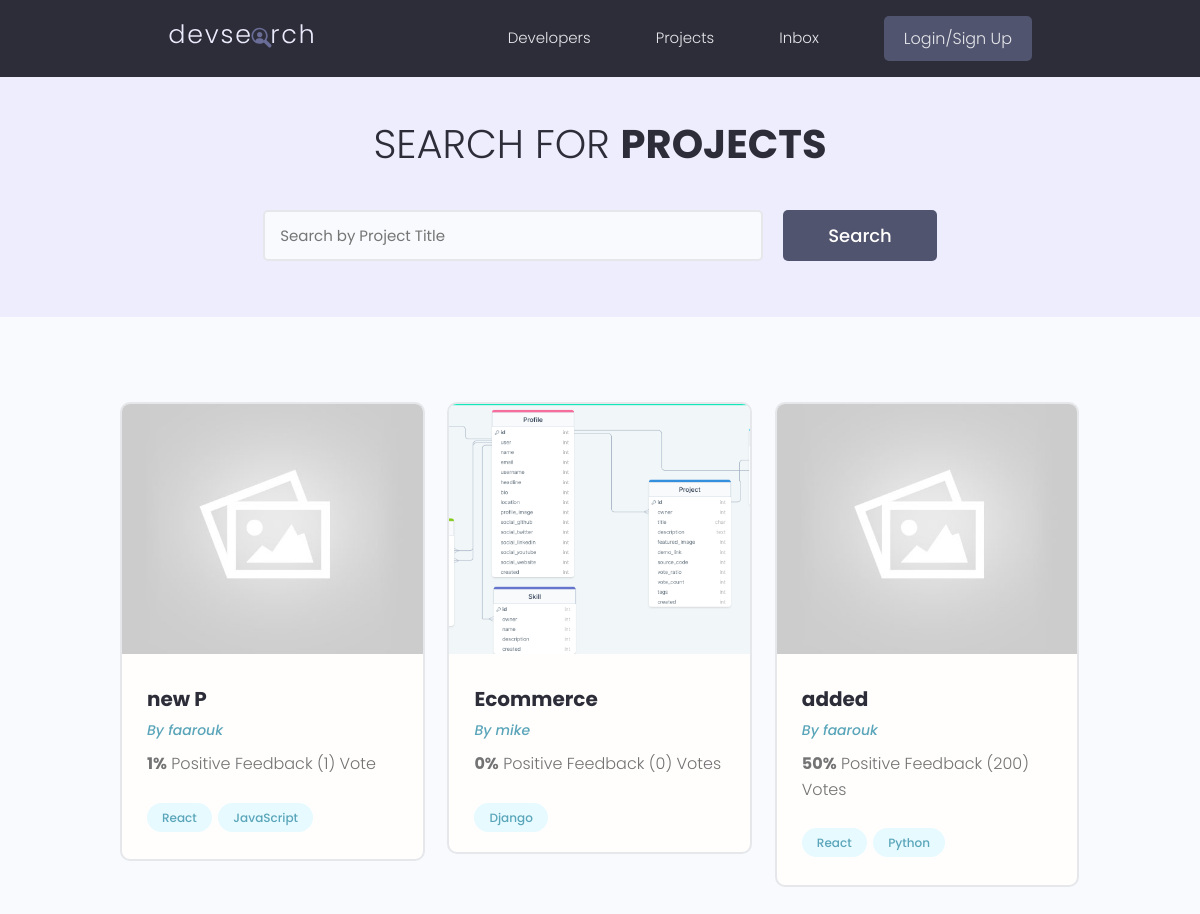
/projects/, run on the app's committed database.
### projects/models.py (models this page shows, shortened)
class Project(models.Model):
    owner = models.ForeignKey(Profile,null=True,blank=True,on_delete=models.SET_NULL)
    title = models.CharField(max_length=200)
    description = models.TextField(null=True,blank=True)
    featured_image = models.ImageField(null=True,blank=True,default='default.jpg')
    demo_link = models.CharField(max_length=2000, null=True,blank=True)
    source_link = models.CharField(max_length=2000,null=True,blank=True)
    tags = models.ManyToManyField('Tag',blank=True)
    vote_total = models.IntegerField(default=0,null=True,blank=True)
    vote_ratio = models.IntegerField(default=0,null=True,blank=True)
    created = models.DateTimeField(auto_now_add=True)
    id = models.UUIDField(default=uuid.uuid4, unique = True,
                          primary_key=True,editable=False)

class Tag(models.Model):
    name = models.CharField(max_length=200)
    created = models.DateTimeField(auto_now_add=True)
    id = models.UUIDField(default=uuid.uuid4,unique=True,
                          primary_key=True ,editable=False)
    def __str__(self) :
        return self.name

### users/models.py (models this page shows, shortened)
class Profile(models.Model):
    user = models.OneToOneField(User,on_delete=models.CASCADE,null=True,blank=True)
    name = models.CharField(max_length=200,null=True,blank=True)
    email = models.EmailField(max_length=500,null=True,blank=True)
    username = models.CharField(max_length=200,null=True,blank=True)
    location = models.CharField(max_length=200,null=True,blank=True)
    short_intro = models.CharField(max_length=200,null=True,blank=True)
    bio = models.TextField(null=True,blank=True)
    profile_image = models.ImageField(null=True,blank=True,upload_to='profiles/',default="profiles/user-default.png")
    social_github = models.CharField(max_length=200,null=True,blank=True)
    social_twitter = models.CharField(max_length=200,null=True,blank=True)
    social_linkedin = models.CharField(max_length=200,null=True,blank=True)
    social_youtube = models.CharField(max_length=200,null=True,blank=True)
    social_website = models.CharField(max_length=200,null=True,blank=True)
    created = models.DateTimeField(auto_now_add=True)
    id = models.UUIDField(default=uuid.uuid4, unique = True,
                          primary_key=True,editable=False)

### projects/views.py (the view)
# urls.py: path('projects/', include('projects.urls')),
def projects(request):
    projects = Project.objects.all()
    context = {'projects' : projects}
    return render(request, 'projects/projects.html',context)

### projects/templates/projects/projects.html (shortened to what this page needs)
{% extends 'main.html' %}
{% block content %}
<main class="projects">
    <section class="hero-section text-center">
      <div class="container container--narrow">
        <div class="hero-section__box">
          <h2>Search for <span>Projects</span></h2>
        </div>
        <div class="hero-section__search">
          <form class="form" action="#" method="get">
            <div class="form__field">
              <input class="input input--text" id="formInput#search" type="text" name="text"
                placeholder="Search by Project Title" />
            </div>
            <input class="btn btn--sub btn--lg" type="submit" value="Search" />
          </form>
        </div>
      </div>
    </section>
    <section class="projectsList">
      <div class="container">
        <div class="grid grid--three">
            {% for project in projects  %}
          <div class="column">
            <div class="card project">
              <a href="{% url 'project' project.id %}" class="project">
                <img class="project__thumbnail" src="{{project.featured_image.url}}" alt="project thumbnail" />
                <div class="card__body">
                  <h3 class="project__title">{{project.title}}</h3>
                  <p><a class="project__author" href="{% url 'user-profile' project.owner.id %}">By {{project.owner.name}}</a></p>
                  <p class="project--rating">
                    <span style="font-weight: bold;">{{project.vote_ratio}}%</span> Positive
                    Feedback ({{project.vote_total}}) Vote{{project.vote_total|pluralize:"s"}}
                  </p>
                  <div class="project__tags">
                    {% for tag in project.tags.all  %}
                    <span class="tag tag--pill tag--main">
                        <small>{{tag}}</small>
                    </span>
                    {% endfor %}
                  </div>
                </div>
              </a>
            </div>
          </div>
          {% endfor %}
        </div>
      </div>
    </section>
  </main>
{% endblock content %}

### static/styles/app.css (style rules this page uses)
:root { --color-sub: #2d2d39; }
.btn--sub { background-color: var(--color-sub-light); }
.card { border: 2px solid var(--color-light); }
img { width: 100%; }
.hero-section { height: 40vh; display: flex; align-items: center; background-color: var(--color-sub); }
.hero-section__box { margin-bottom: 4rem; }
.hero-section__box > h2, .hero-section__box > h2 > span { font-size: 4rem; color: var(--color-light); line-height: 1.3; text-transform: uppercase; }
.hero-section__box > h2 { font-weight: 300; }
.hero-section__box > h2 > span { font-weight: 700; }
.hero-section__search > .form { display: flex; align-items: center; justify-content: center; gap: 2rem; }
.hero-section__search > .form input.input--text { width: 50rem; }
.project__author { font-size: 1.4rem; font-style: italic; }
.project--rating { margin-bottom: 1.6em; margin-top: .5em; }
.projects > .hero-section { background: var(--color-sub-lighter); height: 30vh; }
.projects .hero-section__box { margin-bottom: 2.5rem; }
.projects .hero-section__box > h2 { color: var(--color-sub); }
.projects .hero-section__box > h2 > span { font-weight: 700; color: var(--color-sub); }
.projectsList { margin-top: 8rem; }
.project__thumbnail { height: 25rem; object-fit: cover; object-position: top center; }
.project__title { font-size: 2rem; font-weight: 700; color: var(--color-sub); }

### static/uikit/styles/modules/_variables.css (style rules this page uses)
:root { --color-main: #5aa5b9; --color-main-light: #e6faff; --color-sub: #3f4156; --color-sub-light: #51546e; --color-sub-lighter: #ededfd; --color-text: #737373; --color-gray: #8b8b8b; --color-light: #e5e7eb; --color-light-gray: #767676; --color-bg: #f8fafd; --color-white: #fffefd; --color-white-light: #f3f3f3; --color-success: #359e64; --color-success-bg: #def8e8; --color-error: #fc4b0b; --color-error-bg: #fff2ee; --font-base: 'Poppins', arial, helvetica, 'Segoe UI', roboto, ubuntu, sans-serif; --font-monospace: 'Fira Code', 'Courier New', courier, monospace; --font-regular: 300; --font-medium: 500; --font-bold: 700; --generic-shadow: 1px 1px 5px #00000010; --generic-transition: all 0.3s ease-in-out; }

### static/uikit/styles/modules/_base.css (style rules this page uses)
* { margin: 0; padding: 0; box-sizing: border-box; text-rendering: optimizeLegibility; color: inherit; font-size: inherit; }
html { font-size: 50%; }
@media only screen and (min-width: 480px) { html { font-size: 56.25%; } }
@media only screen and (min-width: 1200px) { html { font-size: 62.5%; } }
body { line-height: 1.6; font-weight: 400; font-size: 1.5rem; color: var(--color-text); background-color: var(--color-bg); min-height: 100vh; }

### static/uikit/styles/modules/_typography.css (style rules this page uses)
* { font-family: var(--font-base); }
h2 { font-size: 3.6rem; font-weight: var(--font-bold); }
h3 { font-size: 3.2rem; font-weight: var(--font-medium); }
p, span, strong { font-size: 1.6rem; color: var(--color-text); font-weight: var(--font-regular); }
a { padding-bottom: 2px; text-decoration: none; display: inline-block; color: var(--color-main); font-weight: var(--font-medium); }

### static/uikit/styles/modules/_utilities.css (style rules this page uses)
.container { width: 92%; max-width: 165rem; margin: 0 auto; box-sizing: border-box; }
.container--narrow { width: 92%; max-width: 120rem; }
@media screen and (min-width: 1000px) { .container { width: 90%; } }
@media screen and (min-width: 1000px) { .container--narrow { width: 85%; } }
@media screen and (min-width: 1200px) { .container { width: 80%; } }
@media screen and (min-width: 1200px) { .container--narrow { width: 72%; } }
.text-center { text-align: center; }

### static/uikit/styles/modules/_button.css (style rules this page uses)
.btn { display: inline-block; position: relative; cursor: pointer; background-color: var(--color-light); font-weight: var(--font-medium); color: var(--color-sub); text-decoration: none; padding: 1rem 2rem; border-radius: 0.5rem; border: none; width: -webkit-fit-content; width: -moz-fit-content; width: fit-content; height: -webkit-fit-content; height: -moz-fit-content; height: fit-content; font-size: 1.6rem; outline-width: 0; outline-color: transparent; -webkit-backface-visibility: hidden; backface-visibility: hidden; transition: all 0.3s ease-in-out; }
.btn--sub { background-color: var(--color-sub); color: var(--color-white); }
.btn--lg { font-size: 1.8rem; padding: 1.2rem 4.5rem; }

### static/uikit/styles/modules/_card.css (style rules this page uses)
.card { border-radius: 1rem; background-color: var(--color-white); border: 1.5px solid var(--color-light); width: auto; height: auto; margin-top: 0.5rem; margin-bottom: 0.5rem; overflow: hidden; }
.card__body, .card__header { padding: 2rem 2.5rem; }

### data on the page
Project: featured_image (placeholder picture), title "new P", owner.name "faarouk", vote_ratio "1", vote_total "1"
Tag: name "React"
Tag: name "JavaScript"
Project: featured_image (picture), title "Ecommerce", owner.name "mike", vote_ratio "0", vote_total "0"
Tag: name "Django"
Project: featured_image (placeholder picture), title "added", owner.name "faarouk", vote_ratio "50", vote_total "200"
Tag: name "Python"
